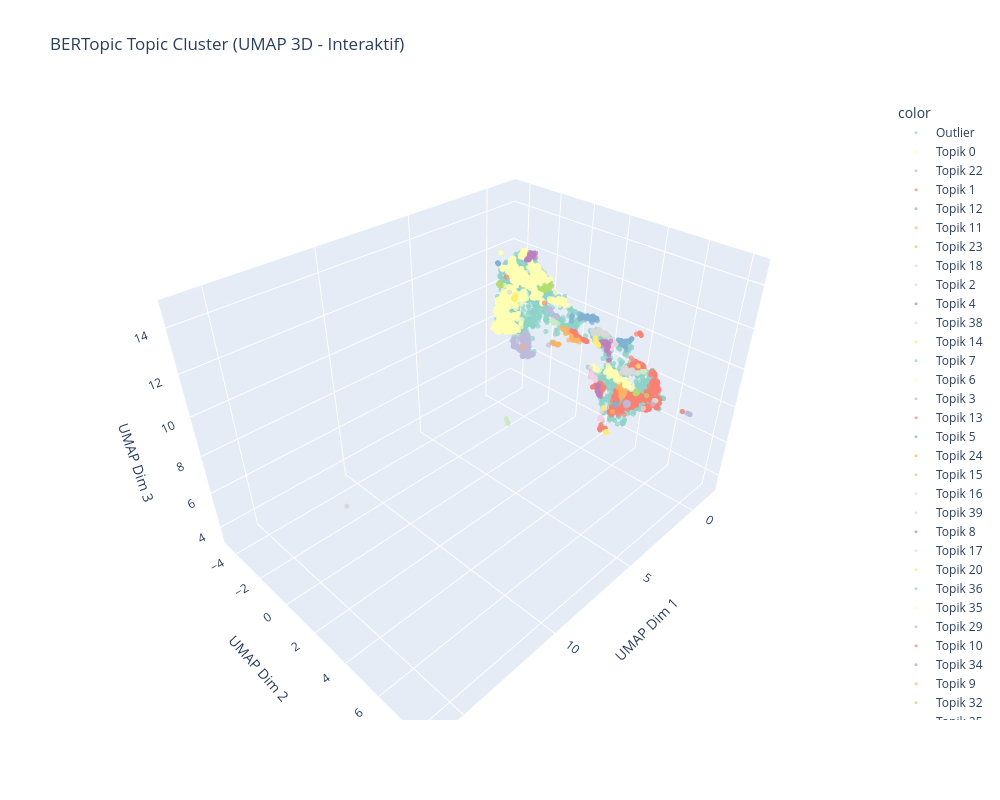

Notebook code for this chart:
### Code cell
umap_3d = UMAP(
    n_neighbors=15,
    n_components=3,
    min_dist=0.0,
    metric='cosine',
    random_state=42
)

embeddings_3d = umap_3d.fit_transform(embeddings)

fig = px.scatter_3d(
    x=embeddings_3d[:, 0],
    y=embeddings_3d[:, 1],
    z=embeddings_3d[:, 2],
    color=topic_labels,
    title='BERTopic Topic Cluster (UMAP 3D - Interaktif)',
    labels={'x': 'UMAP Dim 1', 'y': 'UMAP Dim 2', 'z': 'UMAP Dim 3'},
    color_discrete_sequence=px.colors.qualitative.Set3,
    opacity=0.7,
    width=1000,
    height=800
)

fig.update_traces(marker=dict(size=3))
fig.write_html('output/bertopic_cluster_3d_interactive.html')
fig.show()
